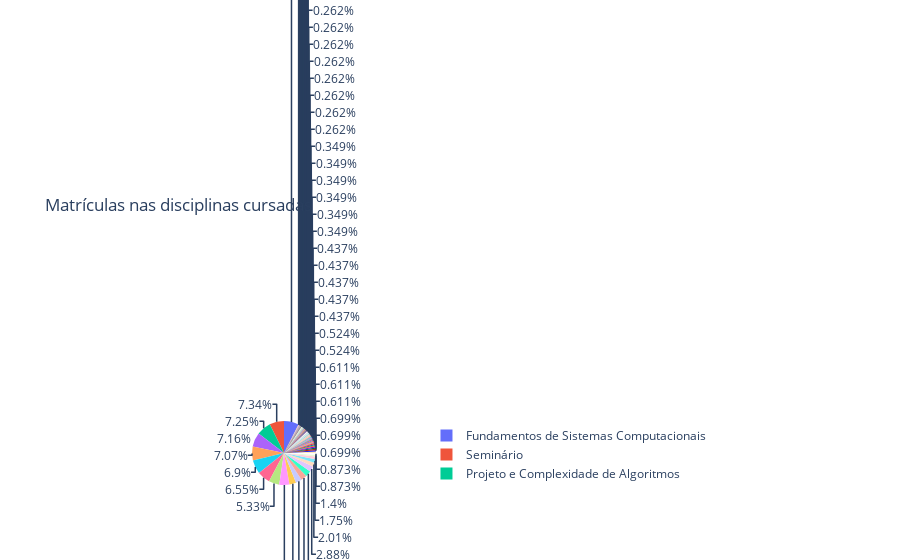

Notebook code cell kept with this figure:
### Markdown cell above
### Group all courses of PPGI

### Code cell
disciplinas = df.groupby(['Disciplina', 'Código da Disciplina','Turma']).size()

fig = px.pie(df, names='Disciplina', title='Matrículas nas disciplinas cursadas')
fig.show()

### Figure 1 — Plotly figure (JSON) as saved in the notebook; plotly's stock layout.template omitted (floating-point values rounded to 4 significant figures; data arrays with more than 128 entries replaced by an {"elided": "..."} marker saying what was removed)
{"data": [{"domain": {"x": [0, 1], "y": [0, 1]}, "hovertemplate": "Disciplina=%{label}<extra></extra>", "labels": {"elided": "1145 str values"}, "legendgroup": "", "name": "", "showlegend": true, "type": "pie"}], "layout": {"legend": {"tracegroupgap": 0}, "title": {"text": "Matrículas nas disciplinas cursadas"}}}
